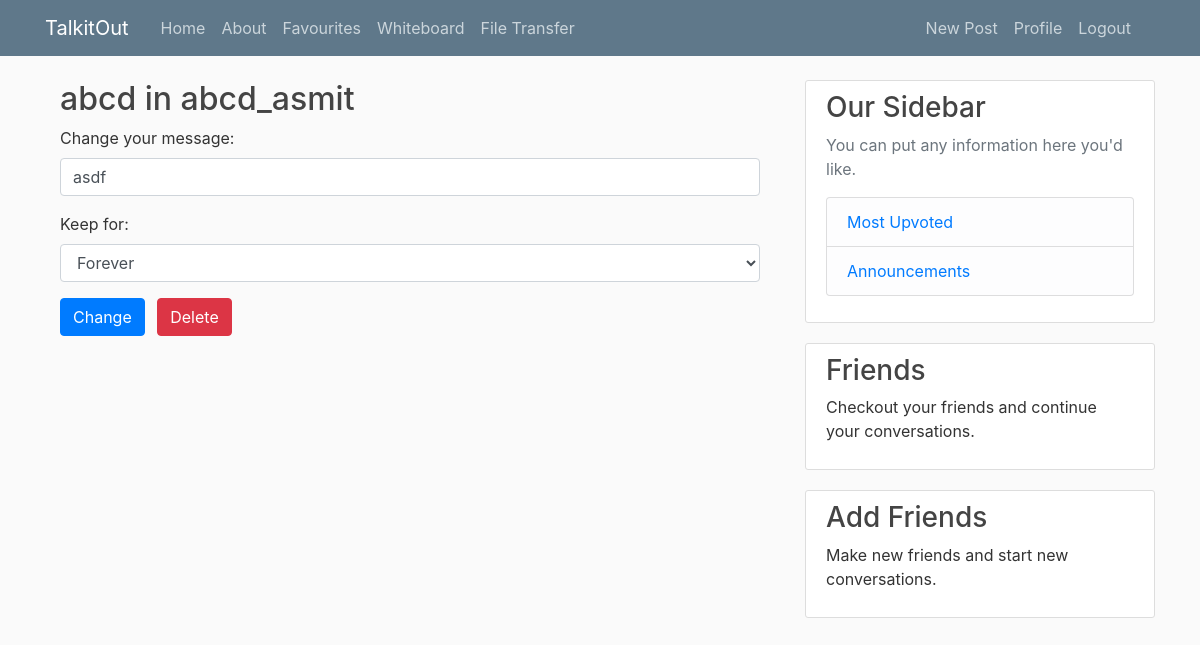
Screenshot of /chat/edit/13/ (signed in) with the database file from the repository.
### chat/models.py (models this page shows, shortened)
class ChatMessage(models.Model):
    message_id = models.AutoField(primary_key=True)
    chatroom_name = models.CharField(max_length=255)
    sender_username = models.CharField(max_length=255)
    message_content = models.TextField()
    timestamp = models.DateTimeField(auto_now_add=True)
    time = models.PositiveIntegerField(null=True, blank=True)

### chat/views.py (the view)
# urls.py: path('edit/<str:msg_id>/', views.edit_chat, name='edit_msg'),
@login_required(login_url='login')
def edit_chat(request, msg_id):
    message = get_object_or_404(ChatMessage, message_id=msg_id)
    request.user.profile.lastseen = timezone.now()
    request.user.profile.save()
    if request.user.username == message.sender_username:
        if request.method == 'POST':
            new_content = request.POST.get('editContent')
            delete_duration = request.POST.get('deleteDuration')
            message.message_content = new_content
            if delete_duration == 'forever':
                message.time = None  # Set to retain forever
            else:
                message.time = int(delete_duration) * 3600
            message.is_expired()
            message.save()
            return redirect('room', room_name = message.chatroom_name)
        else:
            context = {
                'msg_id': message.message_id,
                'chatroom_name': message.chatroom_name,
                'sender_username': message.sender_username,
                'content': message.message_content,
                'time': message.time
            }
            return render(request, 'edit_chat.html', context)
    else:
        return redirect('blog-home')

### users/models.py (called while the page is built)
    def save(self,*args, **kwargs):
        super().save(*args, **kwargs)
        img = Image.open(self.image.path)
        if img.height>300 or img.width >300:
            output_size = (300,300)
            img.thumbnail(output_size)
            img.save(self.image.path)

### chat/templates/edit_chat.html (shortened to what this page needs)
{% extends "blog/base.html" %}
{% block content %}
    <div class="container">
        <div class="row">
            <div class="col-md-12">
                <h2>{{sender_username}} in {{chatroom_name}}</h2>
            </div>
        </div>
        <div class="row">
            <div class="col-md-12">
                <form method="post" action="{% url 'edit_msg' msg_id %}">
                    <div class="form-group">
                        <label for="editContent">Change your message:</label>
                        <input type="text" class="form-control" id="editContent" name="editContent" value="{{content}}">
                    </div>
                    <div class="form-group">
                        <label for="deleteDuration">Keep for:</label>
                        <select class="form-control" id="deleteDuration" name="deleteDuration">
                            <option value="forever" {% if time is None %}selected{% endif %}>Forever</option>
                        </select>
                    </div>
                    <div class="form-group">
                        <button type="submit" class="btn btn-primary">Change</button>
                        <a href="{% url 'delete_chat' msg_id %}" class="btn btn-danger ml-2">Delete</a>
                    </div>
                </form>
            </div>
        </div>
    </div>
{% endblock content %}
{% block friend_list %}
<div class="content-section">
    <h3>Friends</h3>
    <p>Checkout your friends and continue your conversations.</p>
</div>
{% endblock friend_list %}
{% block other_list %}
<div class="content-section">
    <h3>Add Friends</h3>
    <p>Make new friends and start new conversations.</p>
</div>
{% endblock other_list %}

### blog/static/blog/main.css (style rules this page uses)
body { background: #fafafa; color: #333333; margin-top: 5rem; }
h1, h2, h3, h4, h5, h6 { color: #444444; }
.content-section { background: #ffffff; padding: 10px 20px; border: 1px solid #dddddd; border-radius: 3px; margin-bottom: 20px; }

### rows the page displays
ChatMessage: sender_username "abcd", chatroom_name "abcd_asmit", editContent "asdf"
